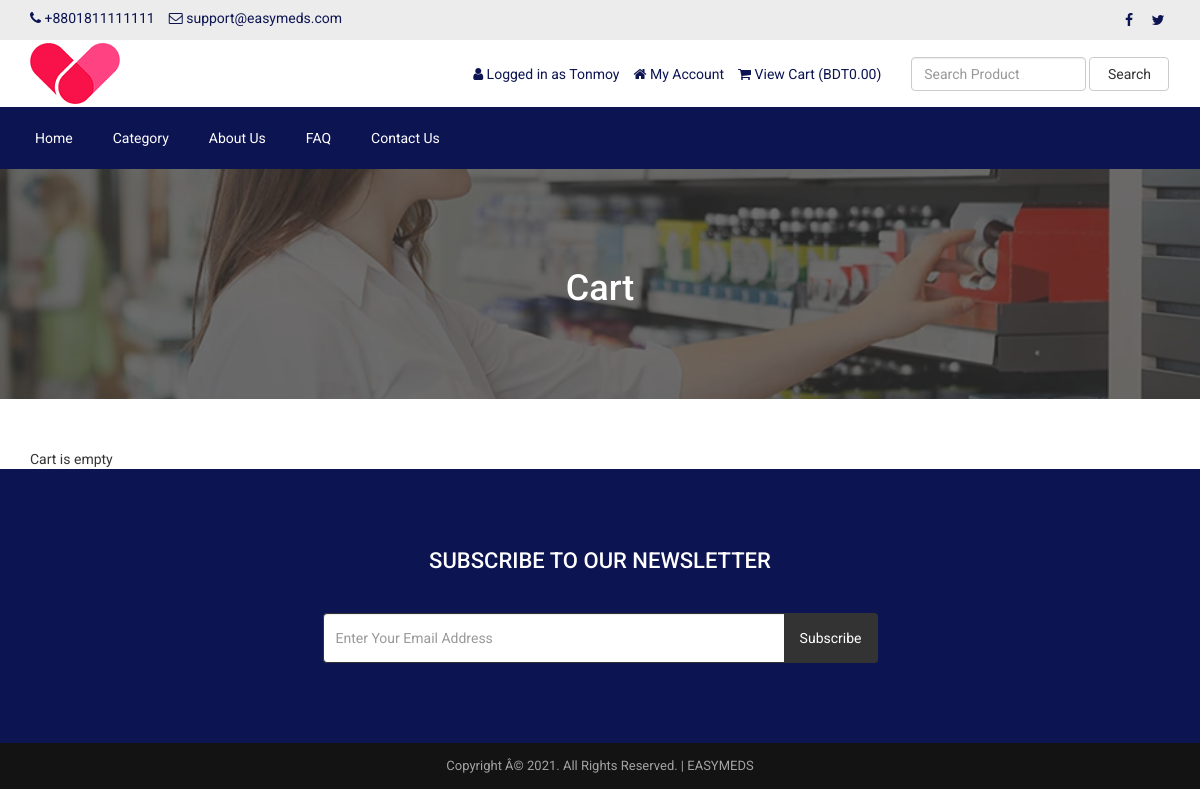
The app's page /cart.php (signed in) with its own data.
### tables this page shows
CREATE TABLE `tbl_settings` (
  `id` int(11) NOT NULL,
  `logo` varchar(191) NOT NULL,
  `favicon` varchar(191) NOT NULL,
  `footer_about` text NOT NULL,
  `footer_copyright` text NOT NULL,
  `contact_address` text NOT NULL,
  `contact_email` varchar(191) NOT NULL,
  `contact_phone` varchar(191) NOT NULL,
  `contact_fax` varchar(191) NOT NULL,
  `contact_map_iframe` text NOT NULL,
  `receive_email` varchar(191) NOT NULL,
  `receive_email_subject` varchar(191) NOT NULL,
  `receive_email_thank_you_message` text NOT NULL,
  `forget_password_message` text NOT NULL,
  `total_recent_post_footer` int(10) NOT NULL,
  `total_popular_post_footer` int(10) NOT NULL,
  `total_recent_post_sidebar` int(11) NOT NULL,
  `total_popular_post_sidebar` int(11) NOT NULL,
  `total_featured_product_home` int(11) NOT NULL,
  `total_latest_product_home` int(11) NOT NULL,
  `total_popular_product_home` int(11) NOT NULL,
  `meta_title_home` text NOT NULL,
  `meta_keyword_home` text NOT NULL,
  `meta_description_home` text NOT NULL,
  `banner_login` varchar(191) NOT NULL,
  `banner_registration` varchar(191) NOT NULL,
  `banner_forget_password` varchar(191) NOT NULL,
  `banner_reset_password` varchar(191) NOT NULL,
  `banner_search` varchar(191) NOT NULL,
  `banner_cart` varchar(191) NOT NULL,
  `banner_checkout` varchar(191) NOT NULL,
  `banner_product_category` varchar(191) NOT NULL,
  `banner_blog` varchar(191) NOT NULL,
  `cta_title` varchar(191) NOT NULL,
  `cta_content` text NOT NULL,
  `cta_read_more_text` varchar(191) NOT NULL,
  `cta_read_more_url` varchar(191) NOT NULL,
  `cta_photo` varchar(191) NOT NULL,
  `featured_product_title` varchar(191) NOT NULL,
  `featured_product_subtitle` varchar(191) NOT NULL,
  `latest_product_title` varchar(191) NOT NULL,
  `latest_product_subtitle` varchar(191) NOT NULL,
  `popular_product_title` varchar(191) NOT NULL,
  `popular_product_subtitle` varchar(191) NOT NULL,
  `testimonial_title` varchar(191) NOT NULL,
  `testimonial_subtitle` varchar(191) NOT NULL,
  `testimonial_photo` varchar(191) NOT NULL,
  `blog_title` varchar(191) NOT NULL,
  `blog_subtitle` varchar(191) NOT NULL,
  `newsletter_text` text NOT NULL,
  `paypal_email` varchar(191) NOT NULL,
  `stripe_public_key` varchar(191) NOT NULL,
  `stripe_secret_key` varchar(191) NOT NULL,
  `bank_detail` text NOT NULL,
  `before_head` text NOT NULL,
  `after_body` text NOT NULL,
  `before_body` text NOT NULL,
  `home_service_on_off` int(11) NOT NULL,
  `home_welcome_on_off` int(11) NOT NULL,
  `home_featured_product_on_off` int(11) NOT NULL,
  `home_latest_product_on_off` int(11) NOT NULL,
  `home_popular_product_on_off` int(11) NOT NULL,
  `home_testimonial_on_off` int(11) NOT NULL,
  `home_blog_on_off` int(11) NOT NULL,
  `newsletter_on_off` int(11) NOT NULL,
  `ads_above_welcome_on_off` int(1) NOT NULL,
  `ads_above_featured_product_on_off` int(1) NOT NULL,
  `ads_above_latest_product_on_off` int(1) NOT NULL,
  `ads_above_popular_product_on_off` int(1) NOT NULL,
  `ads_above_testimonial_on_off` int(1) NOT NULL,
  `ads_category_sidebar_on_off` int(1) NOT NULL
);

CREATE TABLE `tbl_social` (
  `social_id` int(11) NOT NULL,
  `social_name` varchar(30) NOT NULL,
  `social_url` varchar(255) NOT NULL,
  `social_icon` varchar(30) NOT NULL
);

CREATE TABLE `tbl_top_category` (
  `tcat_id` int(11) NOT NULL,
  `tcat_name` varchar(255) NOT NULL,
  `show_on_menu` int(1) NOT NULL
);

CREATE TABLE `tbl_page` (
  `id` int(11) NOT NULL,
  `about_title` varchar(255) NOT NULL,
  `about_content` text NOT NULL,
  `about_banner` varchar(255) NOT NULL,
  `about_meta_title` varchar(255) NOT NULL,
  `about_meta_keyword` text NOT NULL,
  `about_meta_description` text NOT NULL,
  `faq_title` varchar(255) NOT NULL,
  `faq_banner` varchar(255) NOT NULL,
  `faq_meta_title` varchar(255) NOT NULL,
  `faq_meta_keyword` text NOT NULL,
  `faq_meta_description` text NOT NULL,
  `blog_title` varchar(255) NOT NULL,
  `blog_banner` varchar(255) NOT NULL,
  `blog_meta_title` varchar(255) NOT NULL,
  `blog_meta_keyword` text NOT NULL,
  `blog_meta_description` text NOT NULL,
  `contact_title` varchar(255) NOT NULL,
  `contact_banner` varchar(255) NOT NULL,
  `contact_meta_title` varchar(255) NOT NULL,
  `contact_meta_keyword` text NOT NULL,
  `contact_meta_description` text NOT NULL,
  `pgallery_title` varchar(255) NOT NULL,
  `pgallery_banner` varchar(255) NOT NULL,
  `pgallery_meta_title` varchar(255) NOT NULL,
  `pgallery_meta_keyword` text NOT NULL,
  `pgallery_meta_description` text NOT NULL,
  `vgallery_title` varchar(255) NOT NULL,
  `vgallery_banner` varchar(255) NOT NULL,
  `vgallery_meta_title` varchar(255) NOT NULL,
  `vgallery_meta_keyword` text NOT NULL,
  `vgallery_meta_description` text NOT NULL
);

### cart.php (the view, shortened to what this page needs)
<?php require_once('header.php'); ?>
<?php
$statement = $pdo->prepare("SELECT * FROM tbl_settings WHERE id=1");
$statement->execute();
$result = $statement->fetchAll(PDO::FETCH_ASSOC);
foreach ($result as $row) {
    $banner_cart = $row['banner_cart'];
}
?>
<div class="page-banner" style="background-image: url(assets/uploads/<?php echo $banner_cart; ?>)">
    <div class="overlay"></div>
    <div class="page-banner-inner">
        <h1><?php echo LANG_VALUE_18; ?></h1>
    </div>
</div>
<div class="page">
	<div class="container">
		<div class="row">
			<div class="col-md-12">
                <?php if(!isset($_SESSION['cart_p_id'])): ?>
                    <?php echo 'Cart is empty'; ?>
                <?php endif; ?>
			</div>
		</div>
	</div>
</div>
<?php require_once('footer.php'); ?>

### header.php (shortened to what this page needs)
<?php
include("admin/inc/config.php");
$statement = $pdo->prepare("SELECT * FROM tbl_settings WHERE id=1");
$statement->execute();
$result = $statement->fetchAll(PDO::FETCH_ASSOC);
foreach ($result as $row)
{
	$logo = $row['logo'];
	$contact_email = $row['contact_email'];
	$contact_phone = $row['contact_phone'];
}
?>
<!DOCTYPE html>
<html lang="en">
<head>
	<link rel="stylesheet" href="assets/css/bootstrap.min.css">
	<link rel="stylesheet" href="assets/css/font-awesome.min.css">
	<link rel="stylesheet" href="assets/css/owl.carousel.min.css">
	<link rel="stylesheet" href="assets/css/owl.theme.default.min.css">
	<link rel="stylesheet" href="assets/css/jquery.bxslider.min.css">
    <link rel="stylesheet" href="assets/css/magnific-popup.css">
    <link rel="stylesheet" href="assets/css/rating.css">
	<link rel="stylesheet" href="assets/css/spacing.css">
	<link rel="stylesheet" href="assets/css/bootstrap-touch-slider.css">
	<link rel="stylesheet" href="assets/css/animate.min.css">
	<link rel="stylesheet" href="assets/css/tree-menu.css">
	<link rel="stylesheet" href="assets/css/select2.min.css">
	<link rel="stylesheet" href="assets/css/main.css">
	<link rel="stylesheet" href="assets/css/responsive.css">
	<?php
	$statement = $pdo->prepare("SELECT * FROM tbl_page WHERE id=1");
	$statement->execute();
	$result = $statement->fetchAll(PDO::FETCH_ASSOC);
		?>
</head>
<body>
<div class="top">
	<div class="container">
		<div class="row">
			<div class="col-md-6 col-sm-6 col-xs-12">
				<div class="left">
					<ul>
						<li><i class="fa fa-phone"></i> <?php echo $contact_phone; ?></li>
						<li><i class="fa fa-envelope-o"></i> <?php echo $contact_email; ?></li>
					</ul>
				</div>
			</div>
			<div class="col-md-6 col-sm-6 col-xs-12">
				<div class="right">
					<ul>
						<?php
						$statement = $pdo->prepare("SELECT * FROM tbl_social");
						$statement->execute();
						$result = $statement->fetchAll(PDO::FETCH_ASSOC);
						foreach ($result as $row) {
							?>
							<?php if($row['social_url'] != ''): ?>
							<li><a href="<?php echo $row['social_url']; ?>"><i class="<?php echo $row['social_icon']; ?>"></i></a></li>
							<?php endif; ?>
							<?php
						}
						?>
					</ul>
				</div>
			</div>
		</div>
	</div>
</div>
<div class="header">
	<div class="container">
		<div class="row inner">
			<div class="col-md-4 logo">
				<a href="index.php"><img src="assets/uploads/<?php echo $logo; ?>" alt="logo image"></a>
			</div>
			<div class="col-md-5 right">
				<ul>
					<?php
					if(isset($_SESSION['customer'])) {
						?>
						<li><i class="fa fa-user"></i> <?php echo LANG_VALUE_13; ?> <?php echo $_SESSION['customer']['cust_name']; ?></li>
						<li><a href="dashboard.php"><i class="fa fa-home"></i> <?php echo LANG_VALUE_89; ?></a></li>
						<?php
					} else {
						?>
						<li><a href="login.php"><i class="fa fa-sign-in"></i> <?php echo LANG_VALUE_9; ?></a></li>
						<li><a href="registration.php"><i class="fa fa-user-plus"></i> <?php echo LANG_VALUE_15; ?></a></li>
						<?php
					}
					?>
					<li><a href="cart.php"><i class="fa fa-shopping-cart"></i> <?php echo LANG_VALUE_19; ?> (<?php echo LANG_VALUE_1; ?><?php
					if(isset($_SESSION['cart_p_id'])) {
						$table_total_price = 0;
						$i=0;
	                    foreach($_SESSION['cart_p_qty'] as $key => $value)
	                    {
	                        $i++;
	                        $arr_cart_p_qty[$i] = $value;
	                    }                    $i=0;
	                    foreach($_SESSION['cart_p_current_price'] as $key => $value)
	                    {
	                        $i++;
	                        $arr_cart_p_current_price[$i] = $value;
	                    }
	                    for($i=1;$i<=count($arr_cart_p_qty);$i++) {
	                    	$row_total_price = $arr_cart_p_current_price[$i]*$arr_cart_p_qty[$i];
	                        $table_total_price = $table_total_price + $row_total_price;
	                    }
						echo $table_total_price;
					} else {
						echo '0.00';
					}
					?>)</a></li>
				</ul>
			</div>
			<div class="col-md-3 search-area">
				<form class="navbar-form navbar-left" role="search" action="search-result.php" method="get">
					<div class="form-group">
						<input type="text" class="form-control search-top" placeholder="<?php echo LANG_VALUE_2; ?>" name="search_text">
					</div>
					<button type="submit" class="btn btn-default"><?php echo LANG_VALUE_3; ?></button>
				</form>
			</div>
		</div>
	</div>
</div>
<div class="nav">
	<div class="container">
		<div class="row">
			<div class="col-md-12 pl_0 pr_0">
				<div class="menu-container">
					<div class="menu">
						<ul>
							<li><a href="index.php">Home</a></li>
							<?php
							$statement = $pdo->prepare("SELECT * FROM tbl_top_category WHERE show_on_menu=1");
							$statement->execute();
							$result = $statement->fetchAll(PDO::FETCH_ASSOC);
							foreach ($result as $row) {
								?>
								<li><a href="product-category.php?id=<?php echo $row['tcat_id']; ?>&type=top-category"><?php echo $row['tcat_name']; ?></a>
								</li>
								<?php
							}
							?>
							<?php
							$statement = $pdo->prepare("SELECT * FROM tbl_page WHERE id=1");
							$statement->execute();
							$result = $statement->fetchAll(PDO::FETCH_ASSOC);
							foreach ($result as $row) {
								$about_title = $row['about_title'];
								$faq_title = $row['faq_title'];
								$contact_title = $row['contact_title'];
							}
							?>
							<li><a href="about.php"><?php echo $about_title; ?></a></li>
							<li><a href="faq.php"><?php echo $faq_title; ?></a></li>
							<li><a href="contact.php"><?php echo $contact_title; ?></a></li>
						</ul>
					</div>
				</div>
			</div>
		</div>
	</div>
</div>

### footer.php (shortened to what this page needs)
<?php
$statement = $pdo->prepare("SELECT * FROM tbl_settings WHERE id=1");
$statement->execute();
$result = $statement->fetchAll(PDO::FETCH_ASSOC);
foreach ($result as $row)
{
	$footer_copyright = $row['footer_copyright'];
    $newsletter_on_off = $row['newsletter_on_off'];
}
?>
<?php if($newsletter_on_off == 1): ?>
<section class="home-newsletter">
	<div class="container">
		<div class="row">
			<div class="col-md-6 col-md-offset-3">
				<div class="single">
				<form action="" method="post">
					<h2><?php echo LANG_VALUE_93; ?></h2>
					<div class="input-group">
			        	<input type="email" class="form-control" placeholder="<?php echo LANG_VALUE_95; ?>" name="email_subscribe">
			         	<span class="input-group-btn">
			         	<button class="btn btn-theme" type="submit" name="form_subscribe"><?php echo LANG_VALUE_92; ?></button>
			         	</span>
			        </div>
				</div>
			</div>
		</div>
	</div>
</section>
<?php endif; ?>
<div class="footer-bottom">
	<div class="container">
		<div class="row">
			<div class="col-md-12 copyright">
				<?php echo $footer_copyright; ?>
			</div>
		</div>
	</div>
</div>
</body>
</html>

### assets/css/main.css (style rules this page uses)
* { margin: 0; padding: 0; }
body { font-family: 'Roboto', sans-serif; font-size: 14px; }
h1, h2, h3, h4, h5, h6 { font-family: 'Roboto', sans-serif; }
a { text-decoration: none; }
.top { width: 100%; height: 40px; background: #ececec; }
.top .left { float: left; }
.top .left ul { padding-top: 8px; }
.top .left ul li { list-style-type: none; float: left; margin-right: 14px; color: #0d1452; }
.top .left ul li i { color: #0d1452; }
.top .right { float: right; }
.top .right ul { padding-top: 8px; }
.top .right ul li { list-style-type: none; float: left; margin-left: 5px; }
.top .right ul li a { color: #0d1452; width: 24px; height: 24px; line-height: 24px; text-align: center; border-radius: 50%; display: block; transition: all 0.4s ease; }
.header { width: 100%; height: auto; background: #fff; }
.header .inner { height: auto; display: table; }
.header .logo { float: none; display: table-cell; vertical-align: middle; }
.header .logo img { margin-top: 3px; margin-bottom: 3px; }
.header .navbar-form .form-control { width: 300px; }
.header .search-area { float: none; display: table-cell; vertical-align: middle; }
.header .search-area .form-group { width: calc(100% - 84px); }
.header .search-area button { width: 80px; }
.header .search-area form { width: 100%; }
.header .right { float: none; display: table-cell; vertical-align: middle; padding-right: 0; }
.header .right ul { float: right; margin-bottom: 0; }
.header .right ul li { list-style-type: none; float: left; margin-left: 14px; color: #0d1452; }
.header .right ul li a { color: #0d1452; }
.header .navbar-form .search-top { width: 100%; }
.nav { background: #0d1452; }
.menu-container { width: 100%; margin: 0 auto; background: #0d1452; }
.menu-dropdown-icon:before { content: "\f0d7"; font-family: "FontAwesome"; display: none; cursor: pointer; float: right; padding: 1.5em 2em; background: #fff; color: #333; }
.menu > ul { margin: 0 auto; width: 100%; list-style: none; padding: 0; position: relative; box-sizing: border-box; }
.menu > ul:before, .menu > ul:after { content: ""; display: table; }
.menu > ul:after { clear: both; }
.menu > ul > li { float: left; padding: 0; margin: 0; }
.menu > ul > li a { text-decoration: none; padding: 1.5em 20px; display: block; color: #fff; }
.footer-bottom { width: 100%; height: auto; background: #141314; padding: 14px 0; }
.footer-bottom .copyright { font-size: 13px; color: #a3a3a3; text-align: center; }
.page-banner { width: 100%; height: auto; background-repeat: no-repeat; background-position: center center; -webkit-background-size: cover; background-size: cover; position: relative; padding-top: 80px; padding-bottom: 80px; overflow: hidden; }
.page-banner .overlay { position: absolute; left: 0; top: 0; width: 100%; height: 100%; opacity: 0.7; background: #333; }
.page-banner h1 { color: #fff; text-align: center; z-index: 999; position: relative; }
.page { width: 100%; height: auto; padding-top: 50px; }
.home-newsletter { padding: 80px 0; background: #0d1452; }
.home-newsletter .single { max-width: 650px; margin: 0 auto; text-align: center; position: relative; z-index: 2; }
.home-newsletter .single h2 { font-size: 22px; color: white; text-transform: uppercase; margin-bottom: 40px; margin-top: 0; }
.home-newsletter .single .form-control { height: 50px; border-color: #333; outline: none; }
.home-newsletter .single .btn { min-height: 50px; background: #333; color: #fff; padding-left: 15px; padding-right: 15px; }

### assets/css/responsive.css (style rules this page uses)
@media only screen and (min-width: 992px) { .header .inner { width: 100%; } }
@media only screen and (min-width: 992px) { .header .search-area { padding-right: 0; } }
@media only screen and (min-width: 992px) { .header .search-area form { padding-right: 0; } }
@media only screen and (min-width: 992px) { .header .container { padding-right: 0; } }

### records on screen
tbl_settings: contact_phone "+8801811111111", contact_email "support@easymeds.com", logo (picture), banner_cart (picture), footer_copyright "Copyright Â© 2021. All Rights Reserved. | EASYMEDS"
tbl_top_category: tcat_name "Category"
tbl_page: about_title "About Us", faq_title "FAQ", contact_title "Contact Us"

### other values on screen
LANG_VALUE_13 "Logged in as"
$_SESSION['customer']['cust_name'] "Tonmoy"
LANG_VALUE_89 "My Account"
LANG_VALUE_19 "View Cart"
LANG_VALUE_1 "BDT"
LANG_VALUE_3 "Search"
LANG_VALUE_18 "Cart"
LANG_VALUE_93 "SUBSCRIBE TO OUR NEWSLETTER"
LANG_VALUE_92 "Subscribe"
